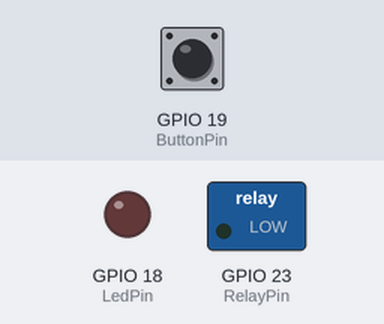
Simulated run of this program. Board: ESP32. On the bench: switched loads named in the program (green lamp = pin HIGH), output pins drawn as LEDs (lit = HIGH). The test bench sets the inputs (shaded band); at power-on: GPIO 19 (ButtonPin) HIGH.

Above: at 1.2 s.
1.3 s: GPIO 19 (ButtonPin) pulled LOW for 0.15 s
At 1.37 s:
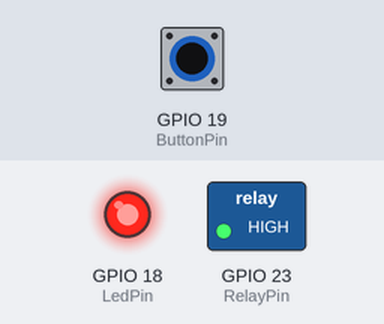
2.9 s: GPIO 19 (ButtonPin) pulled LOW for 3.2 s
At 6.7 s:
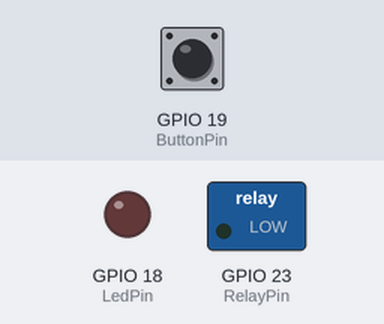
Timing chart, 0 to 8.2 s (numbered marks = the images above; inputs shaded):
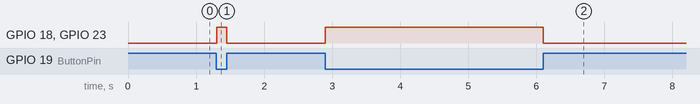

The program:

main.cpp
```cpp
#include <Arduino.h>

// Define pin numbers
const int ButtonPin = 19;  // GPIO19 connected to the pushbutton
const int LedPin = 18;     // GPIO18 connected to the LED
const int RelayPin = 23;   // GPIO23 connected to the relay module

void setup() {
  // Set pin modes
  pinMode(ButtonPin, INPUT_PULLUP);  // Set the button pin as an input with an internal pull-up resistor
  pinMode(LedPin, OUTPUT);           // Set the LED pin as an output
  pinMode(RelayPin, OUTPUT);         // Set the relay pin as an output

  // Initialize the outputs to be OFF
  digitalWrite(LedPin, LOW);
  digitalWrite(RelayPin, LOW);
}

void loop() {
  // Read the state of the button
  int buttonState = digitalRead(ButtonPin);

  // Check if the button is pressed
  // Since the button is wired to pull the pin LOW when pressed, we check for LOW
  if (buttonState == LOW) {
    digitalWrite(LedPin, HIGH);     // Turn on the LED
    digitalWrite(RelayPin, HIGH);   // Turn on the relay
  } else {
    digitalWrite(LedPin, LOW);      // Turn off the LED
    digitalWrite(RelayPin, LOW);    // Turn off the relay
  }
}
```

Measured:
- after the input at 1.3 s, GPIO 18 (LedPin), GPIO 23 (RelayPin): LOW → HIGH at once, → LOW 0.15 s later
- after the input at 2.9 s, GPIO 18 (LedPin), GPIO 23 (RelayPin): LOW → HIGH at once, → LOW 3.2 s later
